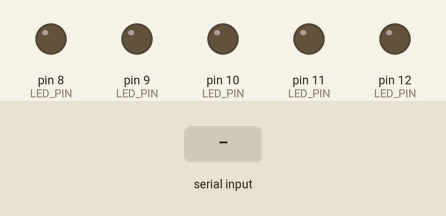
Recording of a sketch running on a simulated Arduino Uno, built with avr-gcc and run on an emulated ATmega328P. Shown: output pins drawn as LEDs (lit = HIGH). The test bench sets the inputs (shaded band).

Above: at 1.2 s.
1.3 s: "1" received over Serial
At 1.8 s:
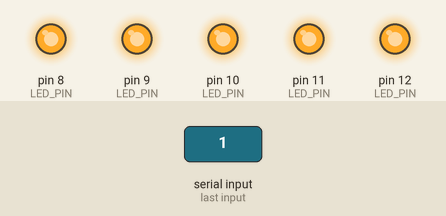
2.8 s: "0" received over Serial
At 4.1 s:
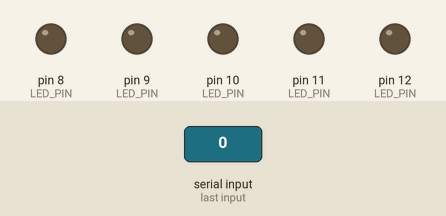
Timing chart, 0 to 5.8 s (numbered marks = the images above; inputs shaded):
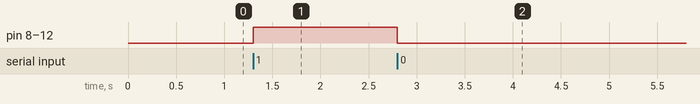

The sketch:

sketch.ino
```cpp
const int LED_PIN[5] = {8, 9, 10, 11, 12};

void setup() {

  Serial.begin(9600);

  for (const int PIN: LED_PIN) {
    pinMode(PIN, OUTPUT);
  }

}

void loop() {

  if (Serial.available() > 0){

    char msg = Serial.read();

    for (const int PIN: LED_PIN) {
      digitalWrite(PIN, (msg == '1')? HIGH: LOW);
    }

  }

}
```

Measured:
- after the input at 1.3 s, pin 8 (LED_PIN), pin 9 (LED_PIN), pin 10 (LED_PIN), pin 11 (LED_PIN), pin 12 (LED_PIN): LOW → HIGH at once
- after the input at 2.8 s, pin 8 (LED_PIN), pin 9 (LED_PIN), pin 10 (LED_PIN), pin 11 (LED_PIN), pin 12 (LED_PIN): HIGH → LOW at once
